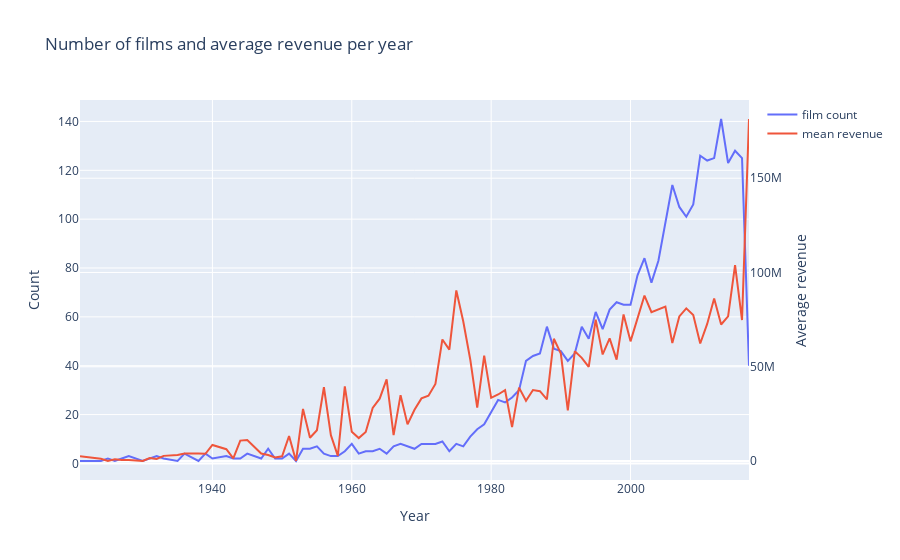

The cell this chart's notebook holds for it:
### Code cell
#For average revenue per year
d1 = train['release_date_year'].value_counts().sort_index()
d2 = train.groupby(['release_date_year'])['revenue'].mean()

data = [go.Scatter(x=d1.index, y=d1.values, name='film count'),
        go.Scatter(x=d2.index, y=d2.values, name='mean revenue', yaxis='y2')]

layout = go.Layout(dict(title = "Number of films and average revenue per year",
                  xaxis = dict(title = 'Year'),
                  yaxis = dict(title = 'Count'),
                  yaxis2=dict(title='Average revenue', overlaying='y', side='right')
                  ),legend=dict(
                orientation="v"))
py.iplot(dict(data=data, layout=layout))
